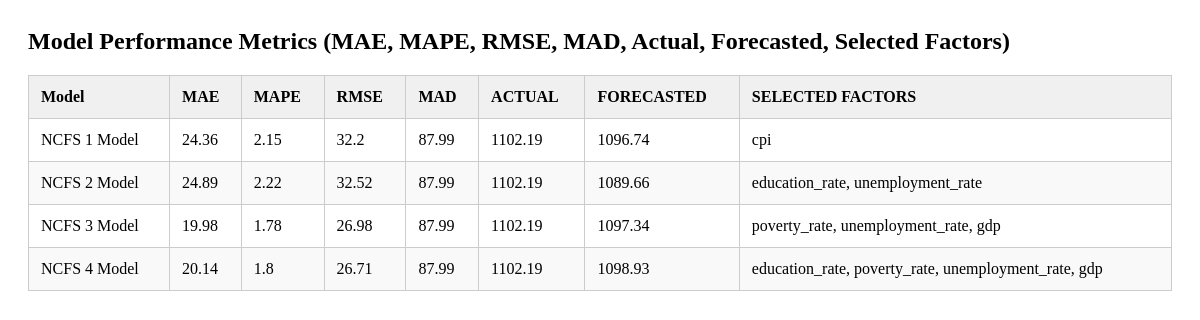
Before: /table/perfmetrics with the older database file.
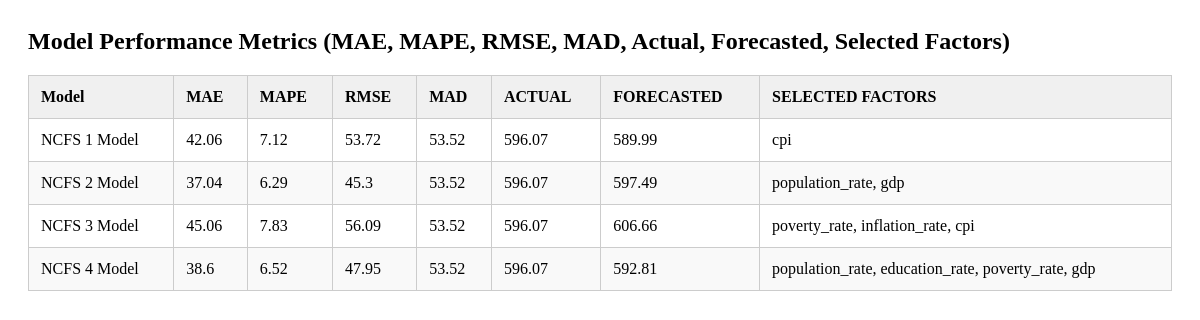
After: the same page with the newer database file.
### tables this page shows
CREATE TABLE perfmetrics (
        model TEXT PRIMARY KEY,
        MAE REAL,
        MAPE REAL,
        RMSE REAL,
        MAD REAL,
        actual_value REAL,
        forecasted_value REAL,
        selected_factors TEXT
    );

### app/controllers/table_routes.py (the view)
@table_routes.route('/perfmetrics')
def view_perfmetrics():
    result = select_all_from(db.PERFMETRICS_TABLE)
    return render_template('view_perfmetrics.html', title = 'Performance Metrics', data = result)

### app/models/database.py (called while the page is built)
def get_db_cursor():
    if 'db' not in g:
        g.db = sqlite3.connect(current_app.config["DATABASE"])  # Connect to the database
        g.db.row_factory = sqlite3.Row                          # Configure rows to behave like dictionaries
    return g.db, g.db.cursor()

### app/services/data_handling/queries.py (called while the page is built)
def select_all_from(table):
    _, cursor = get_db_cursor()
    try:
        cursor.execute(f'SELECT * FROM {table}')
        return cursor.fetchall()
    except Exception as e:
        return handle_exception(e, context = msg.ERROR_SELECT + table)

### app/templates/view_perfmetrics.html (shortened to what this page needs)
<section id="perfmetrics" class="perfmetrics bg-yellow-100">
  <h2 class="section-title text-md font-extrabold text-blue">
    Model Performance Metrics (MAE, MAPE, RMSE, MAD, Actual, Forecasted, Selected Factors)
  </h2>
  <table class="min-w-full mt-4 border border-gray-300">
    <thead>
      <tr class="table_row">
        <th>Model</th>
        <th>MAE</th>
        <th>MAPE</th>
        <th>RMSE</th>
        <th>MAD</th>
        <th>ACTUAL</th>
        <th>FORECASTED</th>
        <th>SELECTED FACTORS</th>
      </tr>
    </thead>
    <tbody>
      {% for row in data %}
      <tr>
        <td>{{ row['model'] }}</td>
        <td>{{ row['MAE'] }}</td>
        <td>{{ row['MAPE'] }}</td>
        <td>{{ row['RMSE'] }}</td>
        <td>{{ row['MAD'] }}</td>
        <td>{{ row['actual_value'] }}</td>
        <td>{{ row['forecasted_value'] }}</td>
        <td>{{ row['selected_factors'] }}</td>
      </tr>
      {% endfor %}
    </tbody>
  </table>
</section>

Changed rows visible on the page:
changed perfmetrics "NCFS 1 Model": MAE "24.36" → "42.06"; MAPE "2.15" → "7.12"; RMSE "32.2" → "53.72"; MAD "87.99" → "53.52"; actual_value "1102.19" → "596.07"; forecasted_value "1096.74" → "589.99"
changed perfmetrics "NCFS 2 Model": MAE "24.89" → "37.04"; MAPE "2.22" → "6.29"; RMSE "32.52" → "45.3"; MAD "87.99" → "53.52"; actual_value "1102.19" → "596.07"; forecasted_value "1089.66" → "597.49"; selected_factors "education_rate, unemployment_rate" → "population_rate, gdp"
changed perfmetrics "NCFS 3 Model": MAE "19.98" → "45.06"; MAPE "1.78" → "7.83"; RMSE "26.98" → "56.09"; MAD "87.99" → "53.52"; actual_value "1102.19" → "596.07"; forecasted_value "1097.34" → "606.66"; selected_factors "poverty_rate, unemployment_rate, gdp" → "poverty_rate, inflation_rate, cpi"
changed perfmetrics "NCFS 4 Model": MAE "20.14" → "38.6"; MAPE "1.8" → "6.52"; RMSE "26.71" → "47.95"; MAD "87.99" → "53.52"; actual_value "1102.19" → "596.07"; forecasted_value "1098.93" → "592.81"; selected_factors "education_rate, poverty_rate, unemployment_rate, gdp" → "population_rate, education_rate, poverty_rate, gdp"
